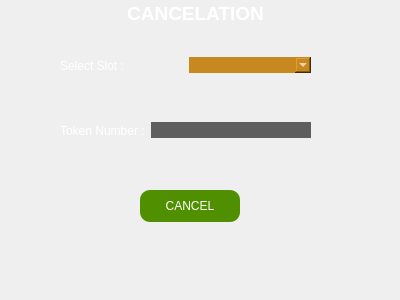
<?xml version="1.0" encoding="UTF-8"?>
<ui version="4.0">
 <class>Cancellation</class>
 <widget class="QDialog" name="Cancellation">
  <property name="geometry">
   <rect>
    <x>0</x>
    <y>0</y>
    <width>400</width>
    <height>300</height>
   </rect>
  </property>
  <property name="windowTitle">
   <string>Dialog</string>
  </property>
  <widget class="QGroupBox" name="groupBox">
   <property name="geometry">
    <rect>
     <x>0</x>
     <y>0</y>
     <width>391</width>
     <height>281</height>
    </rect>
   </property>
   <property name="font">
    <font>
     <pointsize>14</pointsize>
     <bold>true</bold>
    </font>
   </property>
   <property name="styleSheet">
    <string notr="true">
color: rgb(255, 255, 255);
border-radius:20;</string>
   </property>
   <property name="title">
    <string>CANCELATION</string>
   </property>
   <property name="alignment">
    <set>Qt::AlignCenter</set>
   </property>
   <widget class="QWidget" name="layoutWidget">
    <property name="geometry">
     <rect>
      <x>60</x>
      <y>40</y>
      <width>251</width>
      <height>51</height>
     </rect>
    </property>
    <layout class="QHBoxLayout" name="horizontalLayout">
     <item>
      <widget class="QLabel" name="label">
       <property name="text">
        <string>Select Slot :</string>
       </property>
      </widget>
     </item>
     <item>
      <widget class="QComboBox" name="cmbslot">
       <property name="styleSheet">
        <string notr="true">#cmbslot
{
background-color: rgb(200, 136, 33);

}
</string>
       </property>
       <item>
        <property name="text">
         <string/>
        </property>
       </item>
       <item>
        <property name="text">
         <string/>
        </property>
       </item>
       <item>
        <property name="text">
         <string/>
        </property>
       </item>
       <item>
        <property name="text">
         <string/>
        </property>
       </item>
       <item>
        <property name="text">
         <string/>
        </property>
       </item>
      </widget>
     </item>
    </layout>
   </widget>
   <widget class="QWidget" name="layoutWidget_3">
    <property name="geometry">
     <rect>
      <x>60</x>
      <y>110</y>
      <width>251</width>
      <height>41</height>
     </rect>
    </property>
    <layout class="QHBoxLayout" name="horizontalLayout_3">
     <item>
      <widget class="QLabel" name="label_3">
       <property name="text">
        <string>Token Number :</string>
       </property>
      </widget>
     </item>
     <item>
      <widget class="QLineEdit" name="txtTokenNo">
       <property name="styleSheet">
        <string notr="true">#txtTokenNo{

background-color: rgb(94, 94, 94);
}</string>
       </property>
       <property name="text">
        <string/>
       </property>
      </widget>
     </item>
    </layout>
   </widget>
   <widget class="QPushButton" name="btnCancel">
    <property name="geometry">
     <rect>
      <x>140</x>
      <y>190</y>
      <width>100</width>
      <height>32</height>
     </rect>
    </property>
    <property name="styleSheet">
     <string notr="true">#btnCancel
{
background-color: rgb(79, 143, 0);
border-radius:10px;
}
#btnCancel:hover
{
background-color: rgb(115, 252, 214);
}</string>
    </property>
    <property name="text">
     <string>CANCEL</string>
    </property>
   </widget>
   <widget class="QLabel" name="lblInfo">
    <property name="geometry">
     <rect>
      <x>90</x>
      <y>240</y>
      <width>201</width>
      <height>21</height>
     </rect>
    </property>
    <property name="text">
     <string/>
    </property>
   </widget>
  </widget>
 </widget>
 <resources/>
 <connections/>
</ui>
